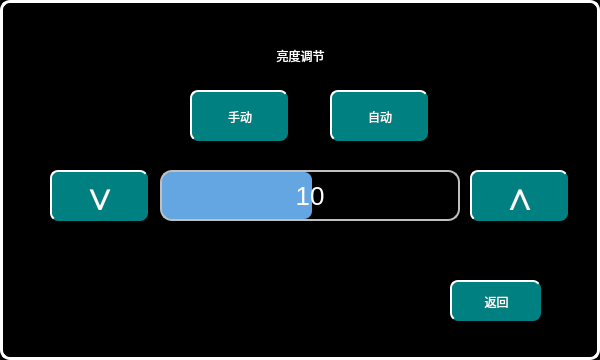
<?xml version="1.0" encoding="UTF-8"?>
<ui version="4.0">
 <class>CtrlBrightnessAdjust</class>
 <widget class="QWidget" name="CtrlBrightnessAdjust">
  <property name="geometry">
   <rect>
    <x>0</x>
    <y>0</y>
    <width>600</width>
    <height>360</height>
   </rect>
  </property>
  <property name="windowTitle">
   <string>Form</string>
  </property>
  <property name="styleSheet">
   <string notr="true">QWidget
{
	background-color:black;
}
QPushButton
{
	font: 20px, &quot;微软雅黑&quot;;
    color: white;
		border-radius:8px;
	background-color: rgb(0, 128, 128);
    border-top: 2px solid white;
	border-left: 2px solid white;
}
QPushButton:pressed
{
	font: 20px, &quot;微软雅黑&quot;;
    color: white;
		border-radius:8px;
	background-color: rgb(0, 255, 255);
    border-top: 2px solid white;
	border-left: 2px solid white;
}
QLabel
{
	font: 20px, &quot;微软雅黑&quot;;
	color:white;
	background-color:black;
}</string>
  </property>
  <widget class="QLabel" name="label_98">
   <property name="geometry">
    <rect>
     <x>0</x>
     <y>0</y>
     <width>600</width>
     <height>360</height>
    </rect>
   </property>
   <property name="styleSheet">
    <string notr="true">border:3px solid white;
border-radius:10px</string>
   </property>
   <property name="text">
    <string/>
   </property>
   <property name="alignment">
    <set>Qt::AlignCenter</set>
   </property>
  </widget>
  <widget class="QPushButton" name="BTNMannal">
   <property name="geometry">
    <rect>
     <x>190</x>
     <y>90</y>
     <width>98</width>
     <height>51</height>
    </rect>
   </property>
   <property name="focusPolicy">
    <enum>Qt::NoFocus</enum>
   </property>
   <property name="text">
    <string>手动</string>
   </property>
  </widget>
  <widget class="QLabel" name="label">
   <property name="geometry">
    <rect>
     <x>230</x>
     <y>40</y>
     <width>141</width>
     <height>31</height>
    </rect>
   </property>
   <property name="text">
    <string>亮度调节</string>
   </property>
   <property name="alignment">
    <set>Qt::AlignCenter</set>
   </property>
  </widget>
  <widget class="QPushButton" name="BTNAuto">
   <property name="geometry">
    <rect>
     <x>330</x>
     <y>90</y>
     <width>98</width>
     <height>51</height>
    </rect>
   </property>
   <property name="focusPolicy">
    <enum>Qt::NoFocus</enum>
   </property>
   <property name="text">
    <string>自动</string>
   </property>
  </widget>
  <widget class="QPushButton" name="BTNMinus">
   <property name="geometry">
    <rect>
     <x>50</x>
     <y>170</y>
     <width>98</width>
     <height>51</height>
    </rect>
   </property>
   <property name="focusPolicy">
    <enum>Qt::NoFocus</enum>
   </property>
   <property name="styleSheet">
    <string notr="true">font:40px;</string>
   </property>
   <property name="text">
    <string>∨</string>
   </property>
  </widget>
  <widget class="QPushButton" name="BTNPlus">
   <property name="geometry">
    <rect>
     <x>470</x>
     <y>170</y>
     <width>98</width>
     <height>51</height>
    </rect>
   </property>
   <property name="focusPolicy">
    <enum>Qt::NoFocus</enum>
   </property>
   <property name="styleSheet">
    <string notr="true">font:40px;</string>
   </property>
   <property name="text">
    <string>∧</string>
   </property>
  </widget>
  <widget class="QLabel" name="LBLValue">
   <property name="geometry">
    <rect>
     <x>160</x>
     <y>170</y>
     <width>300</width>
     <height>51</height>
    </rect>
   </property>
   <property name="styleSheet">
    <string notr="true">border-radius:12px;
background-color:transparent;
border:2px solid rgb(192,192,192);
font:26px;</string>
   </property>
   <property name="text">
    <string>10</string>
   </property>
   <property name="alignment">
    <set>Qt::AlignCenter</set>
   </property>
  </widget>
  <widget class="QLabel" name="LBLBar">
   <property name="geometry">
    <rect>
     <x>162</x>
     <y>172</y>
     <width>150</width>
     <height>47</height>
    </rect>
   </property>
   <property name="styleSheet">
    <string notr="true">border-radius:8px;
background-color: rgb(100,166,226);</string>
   </property>
   <property name="text">
    <string/>
   </property>
  </widget>
  <widget class="QPushButton" name="BTNReturn">
   <property name="geometry">
    <rect>
     <x>450</x>
     <y>280</y>
     <width>91</width>
     <height>41</height>
    </rect>
   </property>
   <property name="focusPolicy">
    <enum>Qt::NoFocus</enum>
   </property>
   <property name="styleSheet">
    <string notr="true"/>
   </property>
   <property name="text">
    <string>返回</string>
   </property>
  </widget>
  <zorder>label_98</zorder>
  <zorder>BTNMannal</zorder>
  <zorder>label</zorder>
  <zorder>BTNAuto</zorder>
  <zorder>BTNMinus</zorder>
  <zorder>BTNPlus</zorder>
  <zorder>LBLBar</zorder>
  <zorder>BTNReturn</zorder>
  <zorder>LBLValue</zorder>
 </widget>
 <resources/>
 <connections/>
</ui>
